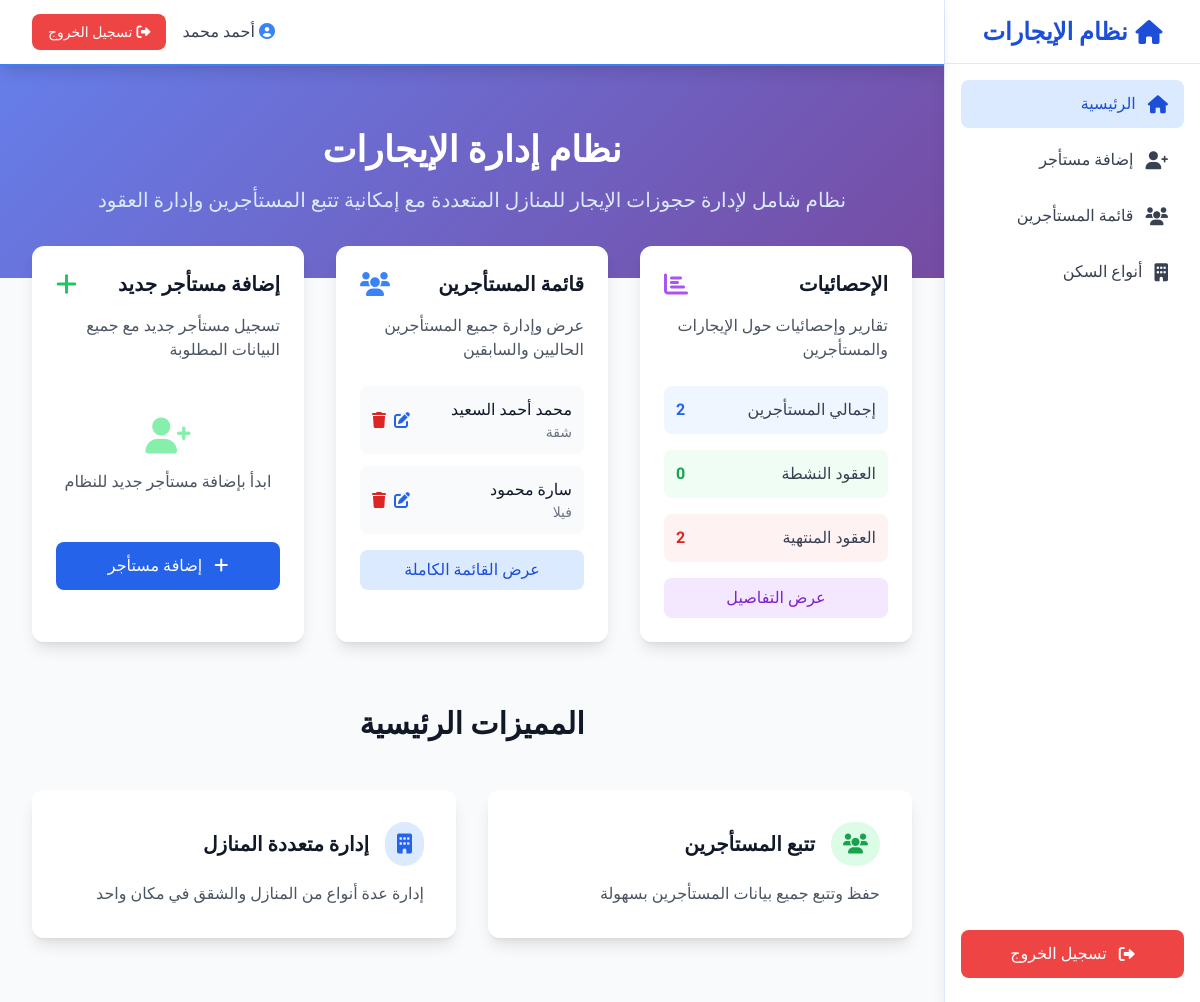
/index.php (signed in), run on an earlier commit of the app's database.
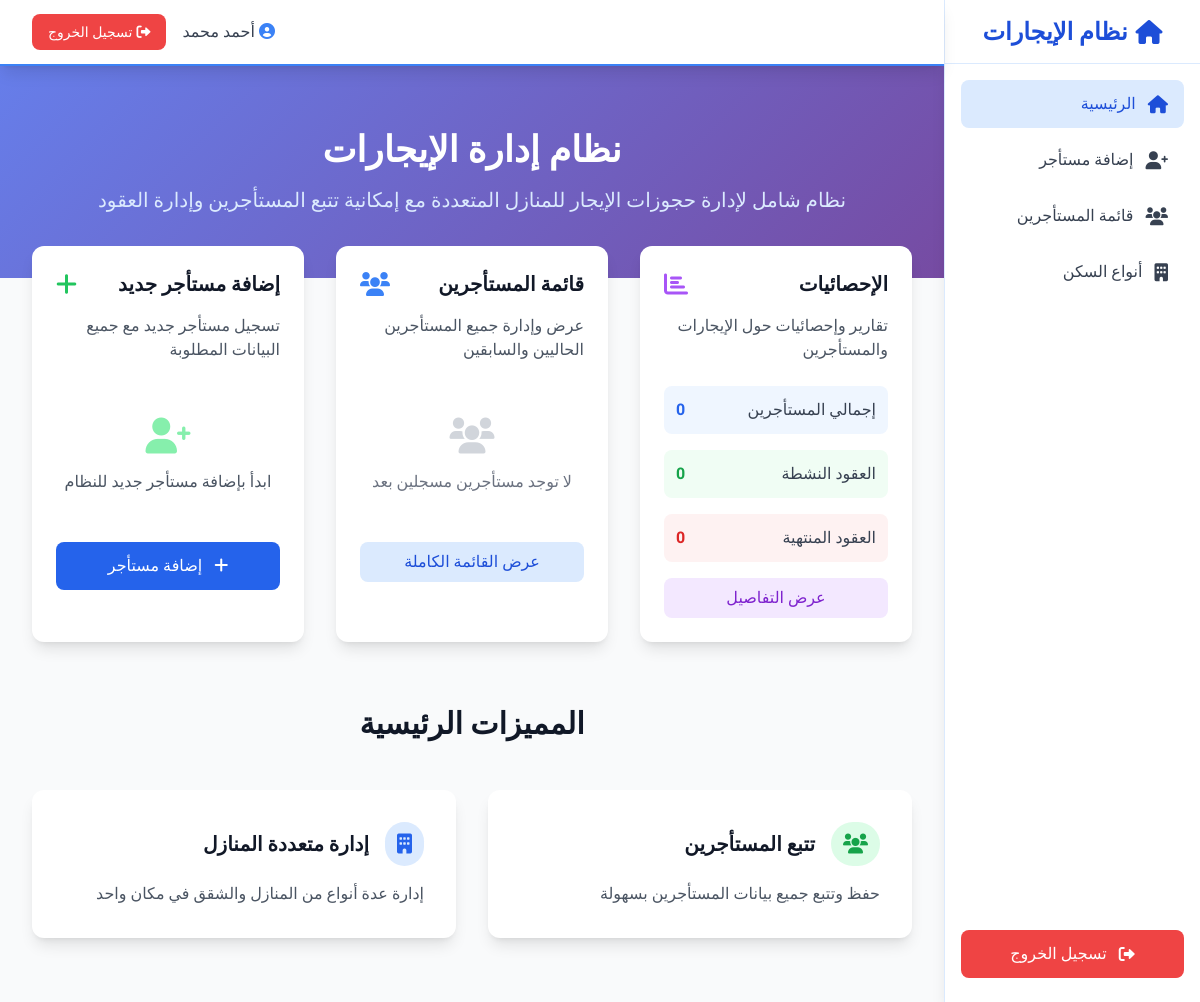
And on a later commit of the database.
### tables this page shows
CREATE TABLE `tenants` (
  `id` int(11) NOT NULL,
  `full_name` varchar(100) NOT NULL,
  `phone` varchar(20) NOT NULL,
  `email` varchar(100),
  `cin` varchar(20) NOT NULL,
  `house_type` varchar(100) NOT NULL,
  `marital_status` ENUM('Single', 'Married', 'Family') NOT NULL DEFAULT 'Single',
  `start_date` date NOT NULL,
  `end_date` date NOT NULL,
  `price_per_day` decimal(10,2) DEFAULT NULL,
  `admin_id` int(11) NOT NULL,
  `created_at` timestamp NOT NULL DEFAULT current_timestamp(),
  `updated_at` timestamp NOT NULL DEFAULT current_timestamp() ON UPDATE current_timestamp()
);

### index.php (the view, shortened to what this page needs)
<?php
require_once 'config/db.php';
$stmt = $pdo->prepare("
    SELECT id, full_name, phone, email, cin, house_type, start_date, end_date, created_at, price_per_day
    FROM tenants
    WHERE admin_id = ?
    ORDER BY created_at DESC
");
$stmt->execute([$_SESSION['admin_id']]);
$tenants = $stmt->fetchAll();
$stats_stmt = $pdo->prepare("
    SELECT
        COUNT(*) as total_tenants,
        COUNT(CASE WHEN house_type = 'شقة' THEN 1 END) as apartments,
        COUNT(CASE WHEN house_type = 'فيلا' THEN 1 END) as villas,
        COUNT(CASE WHEN house_type = 'استوديو' THEN 1 END) as studios,
        COUNT(CASE WHEN end_date >= CURDATE() THEN 1 END) as active_tenants,
        COUNT(CASE WHEN end_date < CURDATE() THEN 1 END) as expired_tenants
    FROM tenants
    WHERE admin_id = ?
");
$stats_stmt->execute([$_SESSION['admin_id']]);
$stats = $stats_stmt->fetch();
$housing_type_map = [];
?>
<?php include 'header.php'; ?>
<?php include 'sidebar.php'; ?>
<!DOCTYPE html>
<html lang="ar" dir="rtl">
<head>
    <script src="https://cdn.tailwindcss.com"></script>
    <link rel="stylesheet" href="https://cdnjs.cloudflare.com/ajax/libs/font-awesome/6.0.0/css/all.min.css">
</head>
<body class="bg-gray-50">
    <div class="gradient-bg py-16">
        <div class="max-w-7xl mx-auto px-4 sm:px-6 lg:px-8 text-center">
            <h1 class="text-4xl font-bold text-white mb-4">نظام إدارة الإيجارات</h1>
            <p class="text-xl text-blue-100 max-w-3xl mx-auto">
                نظام شامل لإدارة حجوزات الإيجار للمنازل المتعددة مع إمكانية تتبع المستأجرين وإدارة العقود
            </p>
        </div>
    </div>
    <div class="max-w-7xl mx-auto px-4 sm:px-6 lg:px-8 -mt-8">
        <div class="grid grid-cols-1 md:grid-cols-3 gap-8">
            <div class="bg-white rounded-xl shadow-lg p-6 card-hover">
                <div class="flex items-center justify-between mb-4">
                    <h3 class="text-xl font-bold text-gray-900">الإحصائيات</h3>
                    <i class="fas fa-chart-bar text-purple-500 text-2xl"></i>
                </div>
                <p class="text-gray-600 mb-6">تقارير وإحصائيات حول الإيجارات والمستأجرين</p>
                <div class="space-y-4">
                    <div class="flex justify-between items-center p-3 bg-blue-50 rounded-lg">
                        <span class="text-gray-700">إجمالي المستأجرين</span>
                        <span class="font-bold text-blue-600"><?php echo $stats['total_tenants']; ?></span>
                    </div>
                    <div class="flex justify-between items-center p-3 bg-green-50 rounded-lg">
                        <span class="text-gray-700">العقود النشطة</span>
                        <span class="font-bold text-green-600"><?php echo $stats['active_tenants']; ?></span>
                    </div>
                    <div class="flex justify-between items-center p-3 bg-red-50 rounded-lg">
                        <span class="text-gray-700">العقود المنتهية</span>
                        <span class="font-bold text-red-600"><?php echo $stats['expired_tenants']; ?></span>
                    </div>
                </div>
                <button class="w-full mt-4 bg-purple-100 text-purple-700 py-2 rounded-lg hover:bg-purple-200 transition duration-200">
                    عرض التفاصيل
                </button>
            </div>
            <div class="bg-white rounded-xl shadow-lg p-6 card-hover" id="tenants-list">
                <div class="flex items-center justify-between mb-4">
                    <h3 class="text-xl font-bold text-gray-900">قائمة المستأجرين</h3>
                    <i class="fas fa-users text-blue-500 text-2xl"></i>
                </div>
                <p class="text-gray-600 mb-6">عرض وإدارة جميع المستأجرين الحاليين والسابقين</p>
                <?php if (empty($tenants)): ?>
                    <div class="text-center py-8">
                        <i class="fas fa-users text-gray-300 text-4xl mb-4"></i>
                        <p class="text-gray-500">لا توجد مستأجرين مسجلين بعد</p>
                    </div>
                <?php else: ?>
                    <div class="space-y-3 max-h-64 overflow-y-auto">
                        <?php foreach (array_slice($tenants, 0, 5) as $tenant): ?>
                            <div class="flex items-center justify-between p-3 bg-gray-50 rounded-lg">
                                <div>
                                    <p class="font-medium text-gray-900"><?php echo htmlspecialchars($tenant['full_name']); ?></p>
                                    <p class="text-sm text-gray-500"><?php
                                        $ht = $tenant['house_type'];
                                        echo htmlspecialchars(isset($housing_type_map[$ht]) ? $housing_type_map[$ht] : $ht);
                                    ?></p>
                                </div>
                                <div class="flex space-x-2 space-x-reverse">
                                    <a href="edit_tenant.php?id=<?php echo $tenant['id']; ?>"
                                       class="text-blue-600 hover:text-blue-800">
                                        <i class="fas fa-edit"></i>
                                    </a>
                                    <a href="delete_tenant.php?id=<?php echo $tenant['id']; ?>"
                                       class="text-red-600 hover:text-red-800"
                                       onclick="return confirm('هل أنت متأكد من حذف هذا المستأجر؟')">
                                        <i class="fas fa-trash"></i>
                                    </a>
                                </div>
                            </div>
                        <?php endforeach; ?>
                    </div>
                <?php endif; ?>
                <a href="full_tenants_list.php" class="w-full mt-4 bg-blue-100 text-blue-700 py-2 rounded-lg hover:bg-blue-200 transition duration-200 block text-center">
                    عرض القائمة الكاملة
                </a>
            </div>
            <div class="bg-white rounded-xl shadow-lg p-6 card-hover">
                <div class="flex items-center justify-between mb-4">
                    <h3 class="text-xl font-bold text-gray-900">إضافة مستأجر جديد</h3>
                    <i class="fas fa-plus text-green-500 text-2xl"></i>
                </div>
                <p class="text-gray-600 mb-6">تسجيل مستأجر جديد مع جميع البيانات المطلوبة</p>
                <div class="text-center py-8">
                    <i class="fas fa-user-plus text-green-300 text-4xl mb-4"></i>
                    <p class="text-gray-600 mb-4">ابدأ بإضافة مستأجر جديد للنظام</p>
                </div>
                <a href="add_tenant.php" class="w-full bg-blue-600 text-white py-3 rounded-lg hover:bg-blue-700 transition duration-200 block text-center font-medium">
                    <i class="fas fa-plus ml-2"></i>
                    إضافة مستأجر
                </a>
            </div>
        </div>
    </div>
    <div class="max-w-7xl mx-auto px-4 sm:px-6 lg:px-8 py-16">
        <h2 class="text-3xl font-bold text-gray-900 text-center mb-12">المميزات الرئيسية</h2>
        <div class="grid grid-cols-1 md:grid-cols-2 gap-8">
            <div class="bg-white rounded-xl shadow-lg p-8 card-hover">
                <div class="flex items-center mb-4">
                    <div class="bg-green-100 p-3 rounded-full ml-4">
                        <i class="fas fa-users text-green-600 text-xl"></i>
                    </div>
                    <h3 class="text-xl font-bold text-gray-900">تتبع المستأجرين</h3>
                </div>
                <p class="text-gray-600">حفظ وتتبع جميع بيانات المستأجرين بسهولة</p>
            </div>
            <div class="bg-white rounded-xl shadow-lg p-8 card-hover">
                <div class="flex items-center mb-4">
                    <div class="bg-blue-100 p-3 rounded-full ml-4">
                        <i class="fas fa-building text-blue-600 text-xl"></i>
                    </div>
                    <h3 class="text-xl font-bold text-gray-900">إدارة متعددة المنازل</h3>
                </div>
                <p class="text-gray-600">إدارة عدة أنواع من المنازل والشقق في مكان واحد</p>
            </div>
        </div>
    </div>
</body>
</html>

### header.php (shortened to what this page needs)
<?php
$admin_name = isset($_SESSION['admin_name']) ? $_SESSION['admin_name'] : '';
?>
<header class="bg-white shadow-lg border-b-2 border-blue-500 sticky top-0 z-50 w-full">
    <div class="max-w-7xl mx-auto px-4 sm:px-6 lg:px-8 flex justify-end items-center h-16">
        <div class="flex items-center gap-4">
            <span class="text-gray-700 font-medium hidden sm:inline"><i class="fas fa-user-circle text-blue-500 ml-1"></i><?php echo htmlspecialchars($admin_name); ?></span>
            <a href="logout.php" class="bg-red-500 hover:bg-red-600 text-white px-4 py-2 rounded-lg text-sm font-medium transition duration-200 flex items-center">
                <i class="fas fa-sign-out-alt ml-1"></i>
                تسجيل الخروج
            </a>
        </div>
    </div>
</header>

### sidebar.php (shortened to what this page needs)
<?php
$current = basename($_SERVER['PHP_SELF']);
$nav = [
    [
        'file' => 'index.php',
        'label' => 'الرئيسية',
        'icon' => 'fa-home',
    ],
    [
        'file' => 'add_tenant.php',
        'label' => 'إضافة مستأجر',
        'icon' => 'fa-user-plus',
    ],
    [
        'file' => 'full_tenants_list.php',
        'label' => 'قائمة المستأجرين',
        'icon' => 'fa-users',
    ],
    [
        'file' => 'housing_types.php',
        'label' => 'أنواع السكن',
        'icon' => 'fa-building',
    ],
];
?>
<aside class="fixed top-0 right-0 h-full w-64 bg-white border-l border-blue-100 shadow-lg flex flex-col z-40">
    <div class="flex items-center justify-center h-16 border-b border-blue-100">
        <span class="text-2xl font-extrabold text-blue-700 flex items-center gap-2">
            <i class="fas fa-home"></i> نظام الإيجارات
        </span>
    </div>
    <nav class="flex-1 overflow-y-auto py-4">
        <ul class="space-y-2 px-4">
            <?php foreach ($nav as $item): ?>
                <li>
                    <a href="<?php echo $item['file']; ?>"
                       class="flex items-center gap-3 px-4 py-3 rounded-lg transition font-medium text-base <?php echo $current === $item['file'] ? 'bg-blue-100 text-blue-700' : 'text-gray-700 hover:bg-blue-50 hover:text-blue-700'; ?>">
                        <i class="fas <?php echo $item['icon']; ?> text-lg"></i>
                        <span><?php echo $item['label']; ?></span>
                    </a>
                </li>
            <?php endforeach; ?>
        </ul>
    </nav>
    <div class="mt-auto px-4 pb-6">
        <a href="logout.php"
           class="w-full flex items-center gap-3 px-4 py-3 rounded-lg bg-red-500 text-white font-medium text-base hover:bg-red-600 transition justify-center">
            <i class="fas fa-sign-out-alt"></i>
            <span>تسجيل الخروج</span>
        </a>
    </div>
</aside>

### sidebar.php (style rules this page uses)
body { padding-right: 16rem; padding-left: 0; }

### index.php (style rules this page uses)
body { font-family: 'Tajawal', Arial, sans-serif; }
.gradient-bg { background: linear-gradient(135deg, #667eea 0%, #764ba2 100%); }
.card-hover { transition: transform 0.3s ease, box-shadow 0.3s ease; }

What changed in the data, as far as the page shows it:
removed tenants: full_name "محمد أحمد السعيد", house_type "شقة"
removed tenants: full_name "سارة محمود", house_type "فيلا"
Also different on the page:
$stats['total_tenants']: "2" → "0"
$stats['expired_tenants']: "2" → "0"
text now shown: "لا توجد مستأجرين مسجلين بعد"
